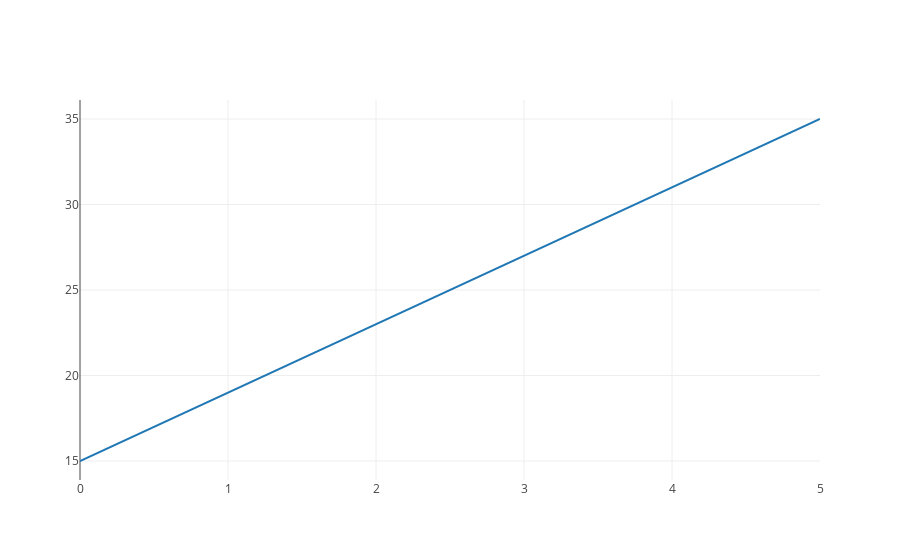

Notebook cell for this chart:
### Markdown cell above
We can plot the function by calculating outputs at a range of x values.  Note that we use our `output_at` function to calculate the output at each individual x value.

### Code cell
import plotly
from plotly.offline import iplot, init_notebook_mode
init_notebook_mode(connected=True)

from graph import plot, trace_values, build_layout

x_values = list(range(0, 6))
# layout = build_layout(y_axis = {'range': [0, 35]})


four_x_plus_fifteen_values = list(map(lambda x: output_at(four_x_plus_fifteen, x),x_values))
four_x_plus_fifteen_trace = trace_values(x_values, four_x_plus_fifteen_values, mode = 'lines')
plot([four_x_plus_fifteen_trace])

### Figure 1 — Plotly figure (JSON) as saved in the notebook; plotly's stock layout.template omitted (floating-point values rounded to 4 significant figures)
{"data": [{"mode": "lines", "name": "data", "text": [], "type": "scatter", "uid": "47816fcc-146d-4a78-b447-11a33c1d92dd", "x": [0, 1, 2, 3, 4, 5], "y": [15, 19, 23, 27, 31, 35]}], "layout": {}}
